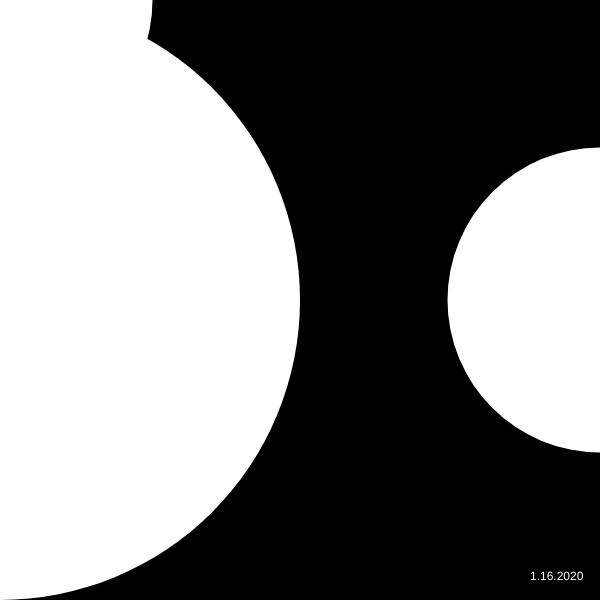
Frame 1 (no input)
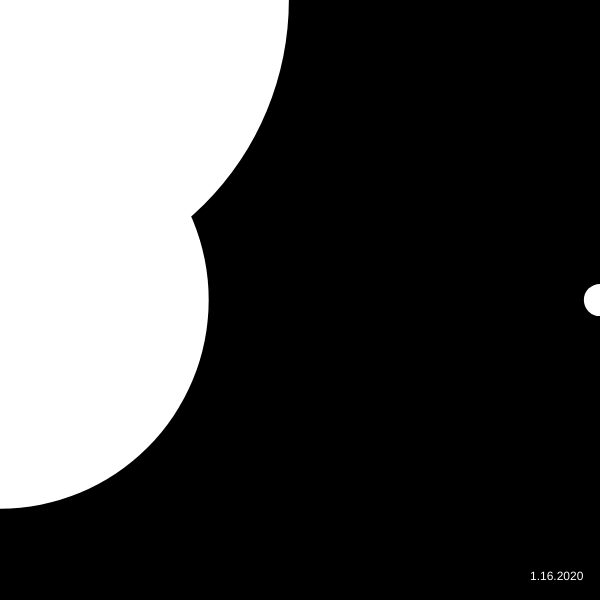
Frame 60 (no input)
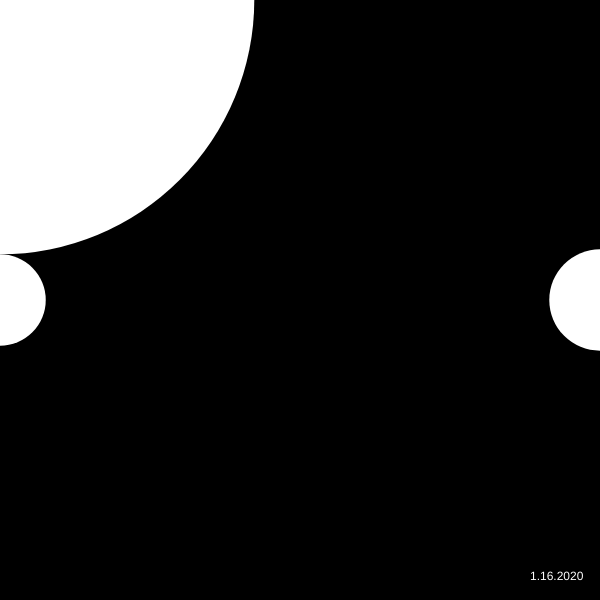
Frame 120 (the mouse pressed at the canvas centre since frame 60)

The p5.js sketch that drew these frames (run headless with seeded random() and noise() and a simulated clock; from frame 60 on, the mouse is pressed at the canvas centre):

// p5.js sketch
// ── sketch.js
let diameter;
let angle = 0;

function setup() {
  createCanvas(600, 600);
  diameter = height - 10;
  noStroke();
}

function draw() {
  background(0);

  let d1 = 10 + (sin(angle) * diameter) / 2 + diameter / 2;
  let d2 = 10 + (sin(angle + PI / 2) * diameter) / 2 + diameter / 2;
  let d3 = 10 + (sin(angle + PI) * diameter) / 2 + diameter / 2;

  ellipse(0, 0, d1, d1);
  ellipse(0, height / 2, d2, d2);
  ellipse(width, height / 2, d3, d3);

  angle += 0.02;

  fill(255);
  text("1.16.2020", width-70, height - 20);
}
